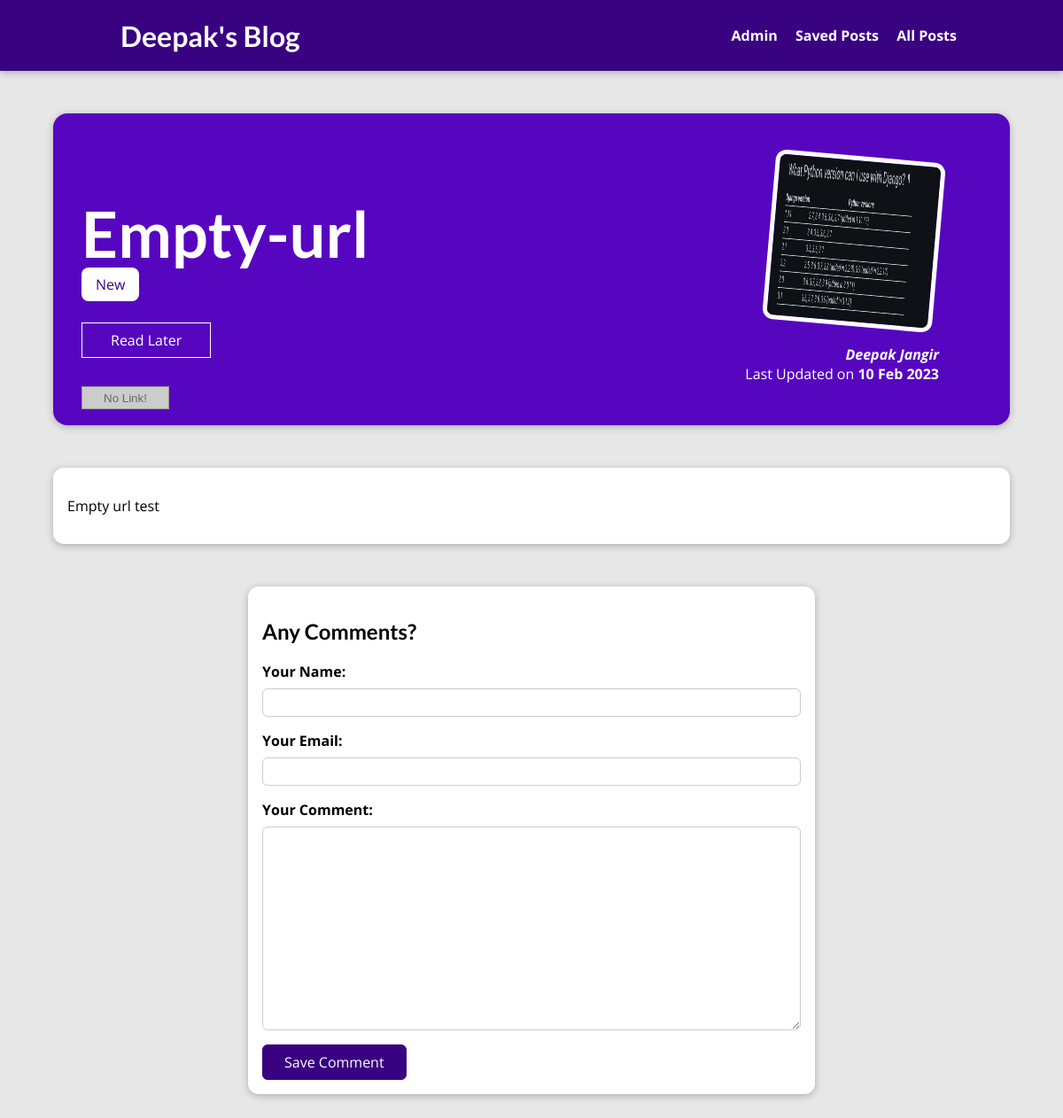
The page /posts/empty-url on the database its author committed.
### blog/models.py (models this page shows, shortened)
class Post(models.Model):
    title = models.CharField(max_length=150)
    excerpt = models.CharField(max_length=200)
    image = models.ImageField(upload_to="posts", null=True)
    date = models.DateField(auto_now=True)
    slug = models.SlugField(unique=True, db_index=True)
    content = models.TextField(validators=[MinLengthValidator(10)])
    author = models.ForeignKey(Author, on_delete=models.SET_NULL, related_name='posts',null=True)
    tags = models.ManyToManyField(Tag)
    url = models.URLField(max_length=200, blank=True, default='',null=True)

class Tag(models.Model):
    caption = models.CharField(max_length=20)

class Author(models.Model):
    first_name = models.CharField(max_length=100)
    last_name = models.CharField(max_length=100)
    email_address = models.EmailField()
    def full_name(self):
        return f"{self.first_name} {self.last_name}"
    def __str__(self):
        return self.full_name()

### blog/views.py (the view, shortened to what this page needs)
# urls.py: path("posts/<slug:slug>", views.SinglePostView.as_view(), name='post-detail-page'),
class SinglePostView(View):
    def is_stored_post(self,request,post_id):
        stored_posts =  request.session.get('stored_posts')
        if stored_posts is not None:
            is_saved_for_later = post_id in stored_posts
        else:
            is_saved_for_later = False
        return is_saved_for_later
    def get(self,request,slug):
        post = Post.objects.get(slug=slug)
        context = {
            'post': post,
            'post_tags': post.tags.all(),
            'comment_form': CommentForm(),
            'comments': post.comments.all().order_by('-id')[:4],
            'saved_for_later': self.is_stored_post(request,post.id),
            'post_url_n_exists': post.url is None
        }
        return render(request,"blog/post-detail.html", context)

### blog/forms.py
class CommentForm(forms.ModelForm):
    class Meta:
        model = Comment
        exclude = ['post']
        labels = {
            'user_name': "Your Name",
            'user_email': "Your Email",
            'text': "Your Comment",
            'date_posted': "Creation date"
        }

### blog/templates/blog/post-detail.html (shortened to what this page needs)
{% extends 'base.html' %}
{% load static %}
{% block css_files %}
<link rel="stylesheet" href="{% static "blog/post-detail.css" %}">
{% endblock css_files %}
{% block content %}
    <section id='summary'>
        <h2>{{ post.title }}</h2>
        <div>
            {% for tag in post_tags %}
                <span class='tag'>{{ tag.caption }}</span>
            {% endfor %}
        </div>
        <div id='read-later'>
            <form action="{% url "read-later" %}" method="POST">
                <button>
                    {% if saved_for_later %} Remove from "Read Later List" {% else %} Read Later{% endif %}
                </button>
            </form>
        </div>
        <div id='post-url'>
            <a href="{{ post.url }}" target="_blank"><button type='button' {% if post_url_n_exists %}disabled{% endif %}>{% if post_url_n_exists %}No Link!{% else %}Link to the Post{% endif %}</button></a>
        </div>
        <article>
            <img src="{{ post.image.url }}" alt="{{ post.title }}">
            <address><a href='mailto:{{ post.author.email_address }}'>{{ post.author|title }}</a></address>
            <div>
                Last Updated on <time>{{ post.date|date:"d M Y" }}</time>
            </div>
        </article>
    </section>
    <main>
        {{ post.content|linebreaks }}
    </main>
    <section id='comment-form'>
        <h2>Any Comments?</h2>
        <form action="{% url "post-detail-page" post.slug %}" method="POST">
            {% for form_field in comment_form %}
                <div class="form-control {% if form_field.errors %}invalid{% endif %}">
                    {{ form_field.label_tag }}
                    {{ form_field }}
                </div>
            {% endfor %}
            <button>Save Comment</button>
        </form>
    </section>
{% endblock %}

### static/app.css (style rules this page uses)
* { box-sizing: border-box; }
html { font-family: 'Open Sans', 'Lato', sans-serif; }
body { margin: 0; }
h1, h2, h3 { font-family: 'Lato', sans-serif; font-weight: bold; }

### blog/static/blog/post-detail.css (style rules this page uses)
body { background-color: #e7e7e7; }
#summary { margin: 8rem auto 3rem auto; padding: 2rem; width: 90%; max-width: 90rem; border-radius: 16px; background-color: #5706c0; position: relative; box-shadow: 0 2px 8px rgba(0, 0, 0, 0.25); height: 22rem; }
#summary h2 { color: white; font-size: 4.5rem; margin-bottom: 0.25rem; }
#summary article { position: absolute; top: 2rem; right: 3rem; padding: 1rem 2rem; border-radius: 12px; text-align: right; color: white; }
#summary article img { width: 12rem; height: 12rem; border-radius: 12px; transform: rotateZ(5deg); border: 5px solid white; margin-bottom: 1rem; }
#summary address { font-weight: bold; }
#summary a { color: white; text-decoration: none; }
#summary time { font-weight: bold; }
#read-later { margin: 2rem 0; }
#read-later button { background-color: transparent; border: 1px solid white; padding: 0.5rem 2rem; font: inherit; color: white; cursor: pointer; }
#post-url button { background-color: transparent; padding: 0.3rem 1.5rem; color: white; cursor: pointer; }
#post-url button:disabled { border: 1px solid #999999; background-color: #cccccc; color: #666666; }
main { width: 90%; max-width: 90rem; margin: 3rem auto; background-color: white; padding: 1rem; border-radius: 12px; box-shadow: 0 2px 8px rgba(0, 0, 0, 0.25); }
.tag { background-color: white; color: #390281; padding: 0.5rem 1rem; border-radius: 8px; }
#comment-form { margin: 3rem auto; width: 90%; max-width: 40rem; border-radius: 12px; background-color: white; box-shadow: 0 2px 8px rgba(0, 0, 0, 0.25); padding: 1rem; }
#comment-form button { font: inherit; background-color: #390281; color: white; border: 1px solid #390281; padding: 0.5rem 1.5rem; border-radius: 6px; cursor: pointer; }
.form-control { margin-bottom: 1rem; }
.form-control label { font-weight: bold; margin-bottom: 0.5rem; display: block; }
.form-control input, .form-control textarea { display: block; width: 100%; font: inherit; padding: 0.25rem; border-radius: 6px; border: 1px solid #ccc; }

### rows shown on the page
Post: title "Empty-url", image (picture), author "Deepak Jangir", date "10 Feb 2023", content "Empty url test"
Tag: caption "New"
